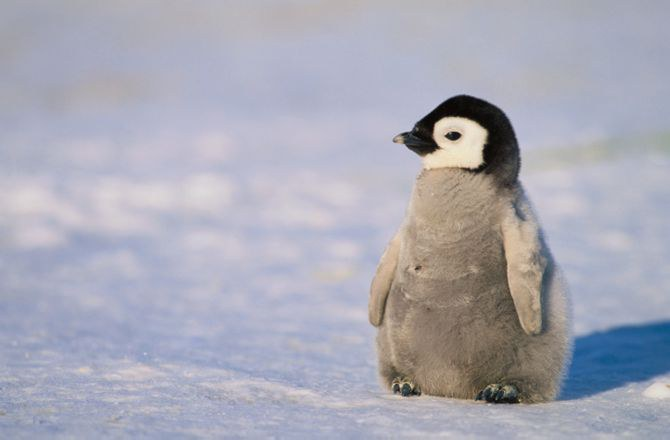
#> input picture ИЭРТС/penquinchiks.jpeg, 670 x 440 px
$ jupyter execute '2nd task.ipynb'
#> lines starting #> are read from the running program, lines starting #| are printed output that depends on the picture; after the words box and inside, x2 and y2 are one past the last pixel; in counts of white or black regions, pixels touching at a corner belong together
### FAST

[cell 1]
'''
КРБО-01-21
Толчев, Еличев, Кайлачаков
Информационные элементы робототехнических систем
'''

import cv2
import numpy as np
import matplotlib.pyplot as plt

[cell 2]
def Fast_tree(img, x, y, threshold):
    center = img[y, x]
    # порог интенсивности
    lower_threshold = center - threshold
    upper_threshold = center + threshold

    positions = [(0, -3), (1, -3), (2, -2), (3, -1), (3, 0), (3, 1), (2, 2), (1, 3), (0, 3), (-1, 3), (-2, 2), (-3, 1),
                 (-3, 0), (-3, -1), (-2, -2), (-1, -3)]
    # счетчик яркости
    brighter_count = 0
    darker_count = 0

    for dx, dy in positions:
        if img[y + dy, x + dx] >= upper_threshold:
            brighter_count += 1
            if brighter_count >= 12:
                return True
        elif img[y + dy, x + dx] <= lower_threshold:
            darker_count += 1
            if darker_count >= 12:
                return True

    return False

[cell 3]
def find_keypoints(img, threshold):
    keypoints = []
    height, width = img.shape
    for y in range(3, height - 3):
        for x in range(3, width - 3):
            if Fast_tree(img, x, y, threshold):
                keypoints.append((x, y))

    return keypoints

[cell 4]
image_color = cv2.imread('penquinchiks.jpeg')
#> image_color is the input picture: shape (440, 670, 3); mean B, G, R 181.5, 169.2, 169.1
image_gray = cv2.cvtColor(image_color, cv2.COLOR_BGR2GRAY)
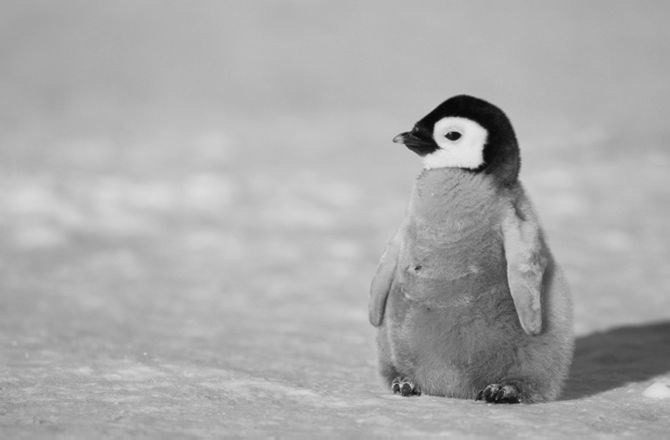
#> image_gray: shape (440, 670); min 0, max 232, mean 170.6
keypoints = find_keypoints(image_gray, 20)

for point in keypoints:
    cv2.circle(image_color, point, 3, (0, 255, 0), 1)
#> this loop made 635 passes
#> point on passes 1 to 3: (416, 128), (417, 128), (418, 128)
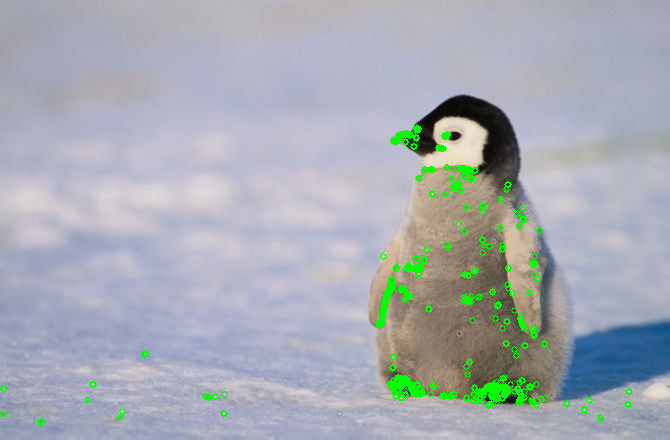
#> image_color: shape (440, 670, 3); 1.94% of pixels changed, all inside (x1, y1, x2, y2) = (0, 125, 633, 426)
plt.figure(figsize=(10, 10))
plt.imshow(cv2.cvtColor(image_color, cv2.COLOR_BGR2RGB))
plt.plot(point, 'o', color='lime', markersize=5)
plt.axis('off')
plt.show()
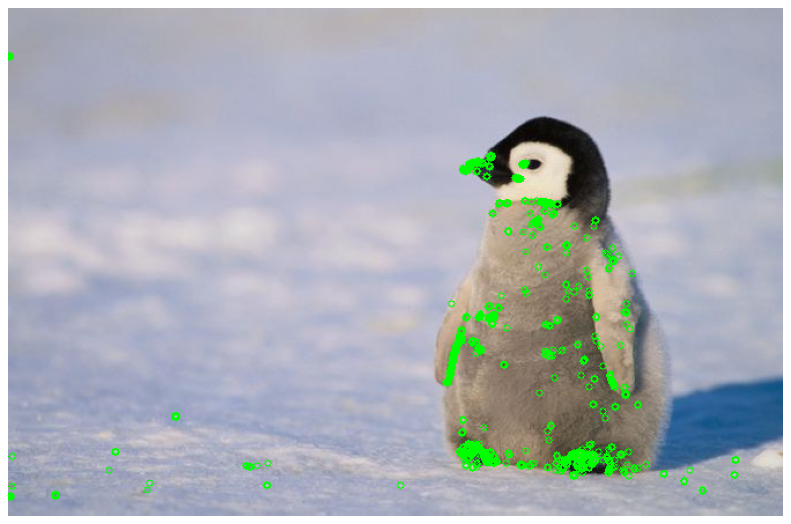
#> figure drawn by matplotlib, 1 panel

### ORB

[cell 5]
def detect_keypoints(image):
    gray = cv2.cvtColor(image, cv2.COLOR_BGR2GRAY)
    orb = cv2.ORB_create()
    keypoints, descriptors = orb.detectAndCompute(gray, None)

    return keypoints

[cell 6]
image = cv2.imread('penquinchiks.jpeg')
keypoints = detect_keypoints(image)
image_with_keypoints = cv2.drawKeypoints(image, keypoints, None)
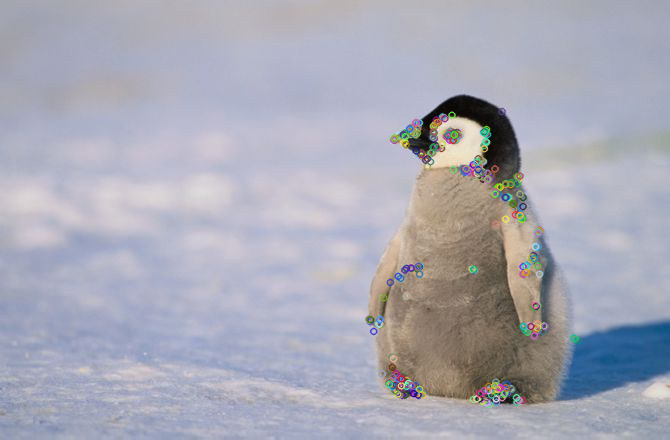
#> image_with_keypoints: shape (440, 670, 3); mean B, G, R 181.9, 169.6, 169.1


plt.figure(figsize=(10, 10))
plt.imshow(cv2.cvtColor(image_with_keypoints, cv2.COLOR_BGR2RGB))
plt.axis('off')
plt.show()
